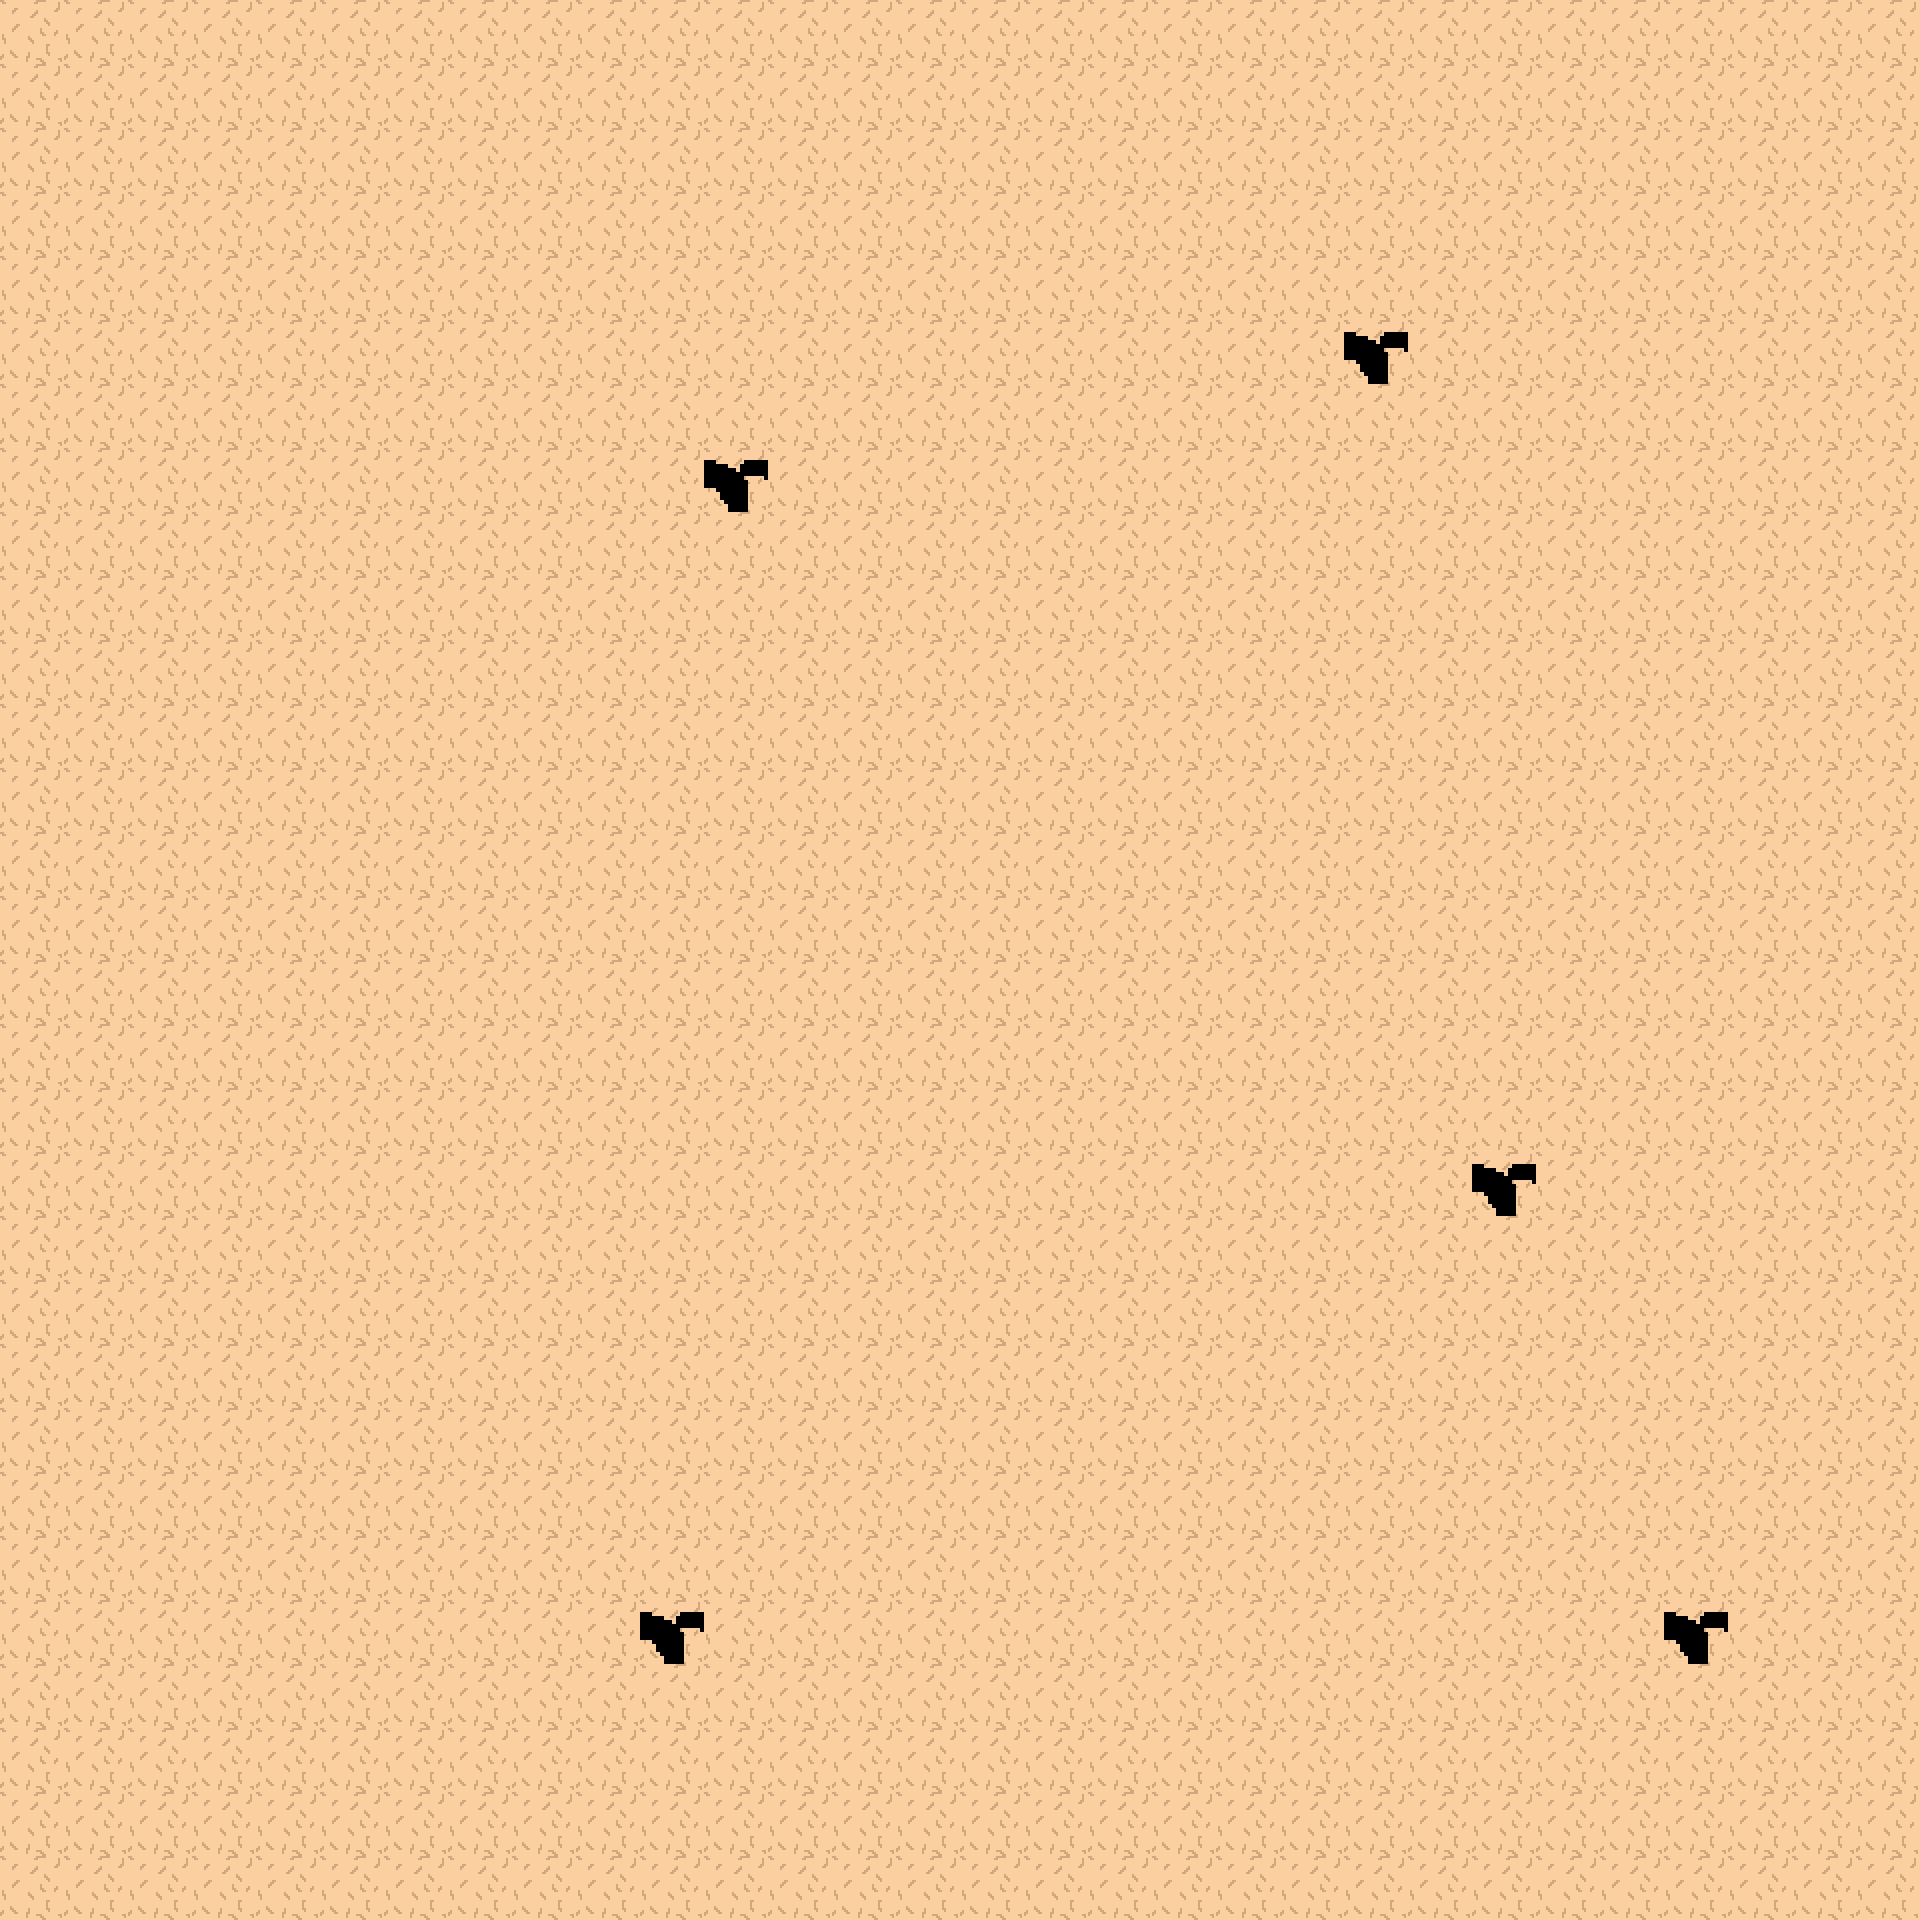

Rendered tile map (Tiled .tmx) drawn with the repository's tilesets; below, a short description and the map source with its tile grids summarised:
An orthogonal 30x30 tile map with 64x64 px tiles, 5 tile layers (Tile Layer 1, Tile Layer 2, unknown1, unknown2, ...), 3 hidden layers not drawn, 3 tilesets.

<map version="1.0" tiledversion="2017.12.21" orientation="orthogonal" renderorder="right-down" width="30" height="30" tilewidth="64" tileheight="64" infinite="0" nextobjectid="1">
 <tileset firstgid="1" name="sand2" tilewidth="64" tileheight="64" tilecount="30" columns="5">
  <image source="../tiles/sand2.png" width="320" height="384" />
 </tileset>
 <tileset firstgid="31" name="sand2" tilewidth="64" tileheight="64" tilecount="30" columns="5">
  <image source="../tiles/sand2.png" width="320" height="384" />
 </tileset>
 <tileset firstgid="61" name="mystery" tilewidth="64" tileheight="64" tilecount="4" columns="4">
  <image source="../../mystery.png" width="256" height="64" />
 </tileset>
 <layer name="Tile Layer 1" width="30" height="30">
  <properties>
   <property name="collision" type="bool" value="true" />
  </properties>
  <data>[900 cells, 887 non-empty, 10 distinct tile ids]</data>
 </layer>
 <layer name="Tile Layer 2" width="30" height="30">
  <data>[900 cells, 900 non-empty, 1 distinct tile ids]</data>
 </layer>
 <layer name="unknown1" width="30" height="30">
  <properties>
   <property name="collision" type="bool" value="true" />
  </properties>
  <data>[900 cells, 5 non-empty, 1 distinct tile ids]</data>
 </layer>
 <layer name="unknown2" width="30" height="30">
  <properties>
   <property name="collision" type="bool" value="true" />
  </properties>
  <data>[900 cells, 5 non-empty, 1 distinct tile ids]</data>
 </layer>
 <layer name="unknown3" width="30" height="30">
  <properties>
   <property name="collision" type="bool" value="true" />
  </properties>
  <data>[900 cells, 5 non-empty, 1 distinct tile ids]</data>
 </layer>
 <layer name="Tile Layer 3" width="30" height="30" visible="0">
  <data>[900 cells, 900 non-empty, 1 distinct tile ids]</data>
 </layer>
 <layer name="Tile Layer 4" width="30" height="30" visible="0">
  <data>[900 cells, 900 non-empty, 1 distinct tile ids]</data>
 </layer>
 <layer name="Tile Layer 5" width="30" height="30" visible="0">
  <data>[900 cells, 900 non-empty, 1 distinct tile ids]</data>
 </layer>
</map>